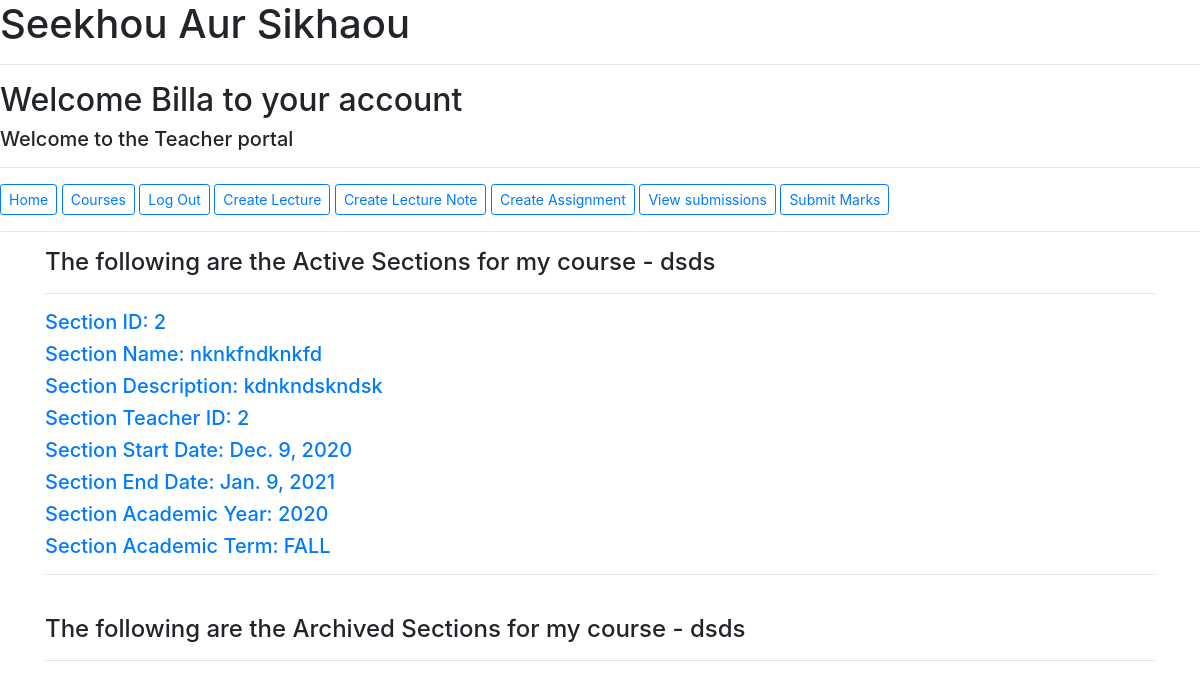
Screenshot of /learn/sections/1 (signed in) with the database file from the repository.
### learn/models.py (models this page shows, shortened)
class User(AbstractUser):
    TYPE_OPTIONS = [
        ('STUDENT', 'Student'),
        ('TEACHER', 'Teacher'),
        ('PARENT', 'Parent'),
        ('ADMIN', 'Admin')
    ]
    GRADE_OPTIONS = [
        ('GRADE5','Grade 5'),
        ('GRADE6','Grade 6'),
        ('GRADE7','Grade 7'),
        ('GRADE8','Grade 8'),
        ('GRADE9','Grade 9'),
        ('GRADE10','Grade 10'),
        ('GRADE11','Grade 11'),
        ('GRADE12','Grade 12'),
        ('GRADE13','Grade 13'),
    ]
    GENDER_OPTIONS = [
        ('MALE','Male'),
        ('FEMALE','Female'),
    ]
    grade_level = models.CharField(max_length=7, choices=GRADE_OPTIONS, blank=True, default='GRADE5')
    type = models.CharField(max_length=7, choices=TYPE_OPTIONS, default='STUDENT', blank=True)
    parent = models.ForeignKey('self', on_delete=models.CASCADE, null=True, blank=True, related_name="users")
    gender = models.CharField(max_length=6, choices=GENDER_OPTIONS, null=True, blank=True, default='MALE')
    age = models.IntegerField(null=True, blank=True, validators=[MinValueValidator(7), MaxValueValidator(100)])
    is_teacher = models.BooleanField(_('Check box if the user is a teacher'), default = False)
    is_student = models.BooleanField(_('Check box if the user is a student'), default = False)

class Course(models.Model):
    name = models.CharField(max_length = 150)
    code = models.CharField(max_length = 100)
    description = models.TextField()
    start_date = models.DateField()
    end_date = models.DateField()
    Status = models.BooleanField(_('Course active or not'), default = True)
    date_created = models.DateTimeField(default = timezone.now)
    def __str__(self):
        return f"{self.name} - {self.code}"

class Section(models.Model):
    TERM_OPTIONS = [
        ('FALL','Fall'),
        ('WINTER','Winter'),
        ('SUMMER','Summer')
    ]
    name = models.CharField(max_length = 150)
    description = models.TextField()
    start_date = models.DateField()
    end_date = models.DateField()
    status = models.BooleanField(_('Section active or not'), default = True)
    academic_year = models.PositiveSmallIntegerField(default = datetime.date.today().year, validators = [MinValueValidator(datetime.date.today().year - 5), MaxValueValidator(datetime.date.today().year + 5)])
    academic_term = models.CharField(max_length=6, choices=TERM_OPTIONS, default='FALL', blank=False)
    course = models.ForeignKey('Course', on_delete=models.CASCADE, related_name="sections")
    teacher = models.ForeignKey('User', on_delete=models.CASCADE, related_name="sections")
    date_created = models.DateTimeField(default = timezone.now)
    student = models.ManyToManyField('User', blank=False, related_name = "section_students")

### learn/views.py (the view)
# urls.py: path("sections/<int:course_id>", views.course, name="sections"),
@login_required(login_url='login')
def course(request, course_id):
    activesections = Section.objects.filter(course_id = course_id, status = True)
    archivedsections = Section.objects.filter(course_id = course_id, status = False)
    current_course = Course.objects.get(pk = course_id)
    return render(request, "learn/section.html", {
        "activesections": activesections,
        "archivedsections":archivedsections,
        "course": current_course
    })

### learn/templates/learn/section.html (shortened to what this page needs)
{% extends "learn/layout.html" %}
{% block body %}
<h4>The following are the Active Sections for {{course}}</h4>
<hr>
{% for item in activesections %}
    <a href="{% url 'section' item.id %}">
        <h5>Section ID: {{item.id}}</h5>
        <h5>Section Name: {{item.name}}</h5>
        <h5>Section Description: {{item.description}}</h5>
        <h5>Section Teacher ID: {{item.teacher_id}}</h5>
        <h5>Section Start Date: {{item.start_date}}</h5>
        <h5>Section End Date: {{item.end_date}}</h5>
        <h5>Section Academic Year: {{item.academic_year}}</h5>
        <h5>Section Academic Term: {{item.academic_term}}</h5>
    </a>
    <hr>
    <br>
{% endfor %}
<h4>The following are the Archived Sections for {{course}}</h4>
<hr>
{% endblock %}

### learn/templates/learn/layout.html (shortened to what this page needs)
{% load static %}
<!DOCTYPE html>
<html lang="en">
    <head>
        <link rel="stylesheet" href="https://stackpath.bootstrapcdn.com/bootstrap/4.4.1/css/bootstrap.min.css">
        <link rel="stylesheet" href="{% static 'learn/main.css' %}">
    </head>
    <body>
    <body>
            <h1>Seekhou Aur Sikhaou</h1>
            <hr>
        {% if user.is_authenticated %}
        <h2>Welcome {{ request.user.first_name }} to your account</h2>
        <h5>Welcome to the {{request.user.type.title}} portal</h5>
        {% endif %}
        <hr>
    {% if user.is_authenticated and not user.is_staff %}
    <a class="btn btn-sm btn-outline-primary" href="{% url 'index' %}">Home</a>
    <a class="btn btn-sm btn-outline-primary" href="{% url 'courses' %}">Courses</a>
    <a class="btn btn-sm btn-outline-primary" href="{% url 'logout' %}">Log Out</a>
    {% endif %}
    {% if user.is_authenticated and user.is_teacher %}
    <a class="btn btn-sm btn-outline-primary" href="{% url 'create_lecture' %}">Create Lecture</a>
    <a class="btn btn-sm btn-outline-primary" href="{% url 'create_lecturenote' %}">Create Lecture Note</a>
    <a class="btn btn-sm btn-outline-primary" href="{% url 'create_assignment' %}">Create Assignment</a>
    <a class="btn btn-sm btn-outline-primary" href="{% url 'view_submission' %}">View submissions</a>
    <a class="btn btn-sm btn-outline-primary" href="{% url 'create_mark' %}">Submit Marks</a>
    {% endif %}
    <hr>
        <div class="container">
            {% block body %}
            {% endblock %}
        </div>
    </body>
</html>

### rows the page displays
User: user.first_name "Billa", user.type "Teacher"
Course: name+code "my course - dsds"
Section: id "2", name "nknkfndknkfd", description "kdnkndskndsk", teacher_id "2", start_date "Dec. 9, 2020", end_date "Jan. 9, 2021", academic_year "2020", academic_term "FALL"
